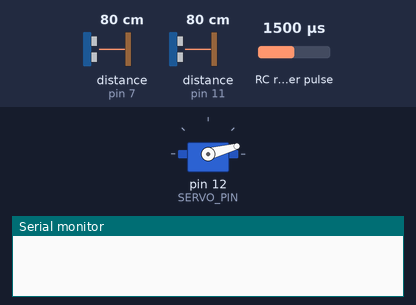
Bench run of a sketch on a simulated Arduino Uno, built with avr-gcc and run on an emulated ATmega328P. Parts: servo, the last lines printed to the serial monitor. Wiring (inferred from the names in the program): 2 × ultrasonic range finder: trigger pin 6, echo pin 7 / trigger pin 10, echo pin 11; RC receiver channel: data pin 2. The inputs (shaded band) are chosen by the test bench; at power-on: distance to the obstacle (sensors on pin 7, pin 11) 80 cm, RC receiver pulse 1500 µs. The echo pulse lasts 58.3 µs per cm.

Above: at 0.1 s.
1.8 s: distance to the obstacle (sensor on pin 7) set to 2 cm
At 2.3 s:
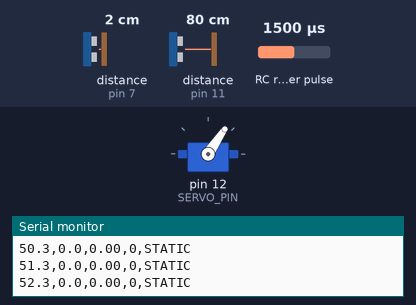
4.8 s: distance to the obstacle (sensor on pin 11) set to 2 cm
At 5.25 s:
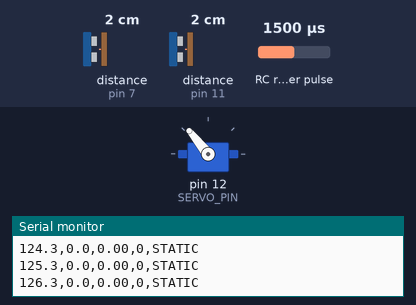
7.8 s: distance to the obstacle (sensor on pin 7) set to 120 cm
Timing chart, 0 to 19.8 s (numbered marks = the images above; inputs shaded):
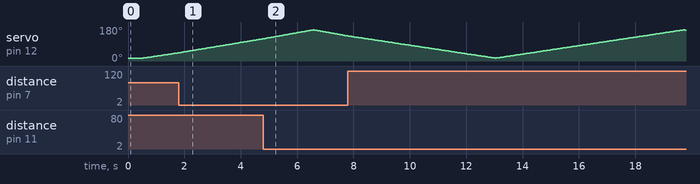

The sketch:

arduino-based-radar.ino
```cpp
/*
  Arduino-Based Ultrasonic Radar System
  EEE 3100 (Electronics Shop Practice), Department of EEE, RUET

  A servo sweeps an HC-SR04 sensor across an arc. The angle and the distance of
  each reading are sent to a PC over serial for a radar display. A second,
  fixed HC-SR04 estimates the approach velocity of an object, and an RCWL-0516
  microwave sensor reports motion.

  The pins, the sweep range, the filter constants, the classification
  thresholds and the serial format follow the project report.

  Serial output (115200 baud), one line per servo step:
      smoothed_angle,distance_cm,velocity_m_s,rcwl_state,label

    smoothed_angle  servo angle after the Kalman filter, in degrees
    distance_cm     distance seen by the sweep sensor, 0 if no object in range
    velocity_m_s    approach speed from the fixed sensor, positive = approaching
    rcwl_state      1 while the RCWL-0516 output is HIGH, otherwise 0
    label           STATIC, SLOW, BIRD or VEHICLE (from the speed)
*/

#include <Servo.h>
#include <math.h>

// ---------------- Pins ----------------
const uint8_t TRIG1 = 10;      // HC-SR04 #1, on the servo (sweep)
const uint8_t ECHO1 = 11;
const uint8_t TRIG2 = 6;       // HC-SR04 #2, fixed (velocity)
const uint8_t ECHO2 = 7;
const uint8_t SERVO_PIN = 12;  // SG90 signal
const uint8_t RCWL_PIN = 2;    // RCWL-0516 OUT (external interrupt INT0)

// ---------------- Sweep ----------------
const int ANGLE_MIN = 15;                  // degrees
const int ANGLE_MAX = 165;                 // degrees
const int ANGLE_STEP = 1;                  // degrees per step
const unsigned int SETTLE_MS = 25;         // wait for the servo to settle

// ---------------- Ranging ----------------
const float SWEEP_MIN_CM = 2.0;            // objects closer than this are ignored
const float SWEEP_MAX_CM = 40.0;           // objects farther than this are ignored
const unsigned long SWEEP_TIMEOUT_US = 3500UL;    // about 60 cm of echo time
const float VEL_MAX_CM = 200.0;            // range of the fixed velocity sensor
const unsigned long VEL_TIMEOUT_US = 12000UL;     // about 200 cm of echo time
const float CM_PER_US = 0.0343;            // speed of sound, 343 m/s

// ---------------- Kalman filter (angle) ----------------
const float KALMAN_Q = 0.01;               // process noise
const float KALMAN_R = 0.1;                // measurement noise

// ---------------- Classification (m/s) ----------------
const float V_STATIC = 0.3;                // below this: STATIC
const float V_SLOW = 0.8;                  // below this: SLOW
const float V_BIRD = 2.5;                  // below this: BIRD, above: VEHICLE

Servo sweepServo;

int angle = ANGLE_MIN;
int dir = ANGLE_STEP;

float kalmanX = ANGLE_MIN;                 // filtered angle
float kalmanP = 1.0;                       // estimate error

float prevDist = -1.0;                     // previous reading of the fixed sensor
unsigned long prevTime = 0;

volatile bool motion = false;

// Called on every change of the RCWL-0516 output.
void onMotion() {
  motion = digitalRead(RCWL_PIN);
}

// Distance in cm from one HC-SR04, or -1.0 if there is no valid echo.
float readDistanceCm(uint8_t trig, uint8_t echo, unsigned long timeoutUs, float maxCm) {
  digitalWrite(trig, LOW);
  delayMicroseconds(2);
  digitalWrite(trig, HIGH);
  delayMicroseconds(10);
  digitalWrite(trig, LOW);

  unsigned long us = pulseIn(echo, HIGH, timeoutUs);
  if (us == 0) {
    return -1.0;
  }
  float cm = us * CM_PER_US / 2.0;     // the pulse travels to the object and back
  if (cm < SWEEP_MIN_CM || cm > maxCm) {
    return -1.0;
  }
  return cm;
}

// Approach velocity in m/s from two consecutive readings: v = (d_prev - d_curr) / dt
float readVelocity() {
  float d = readDistanceCm(TRIG2, ECHO2, VEL_TIMEOUT_US, VEL_MAX_CM);
  unsigned long now = micros();
  float v = 0.0;
  if (d > 0 && prevDist > 0) {
    float dt = (now - prevTime) / 1000000.0;
    if (dt > 0) {
      v = ((prevDist - d) / 100.0) / dt;
    }
  }
  prevDist = d;
  prevTime = now;
  return v;
}

// One step of a scalar Kalman filter on the servo angle.
float kalmanFilter(float measured) {
  kalmanP += KALMAN_Q;
  float gain = kalmanP / (kalmanP + KALMAN_R);
  kalmanX += gain * (measured - kalmanX);
  kalmanP *= (1.0 - gain);
  return kalmanX;
}

// Class of the object from the size of its speed.
const char* classify(float v) {
  float s = fabs(v);
  if (s < V_STATIC) return "STATIC";
  if (s < V_SLOW) return "SLOW";
  if (s < V_BIRD) return "BIRD";
  return "VEHICLE";
}

void setup() {
  Serial.begin(115200);

  pinMode(TRIG1, OUTPUT);
  pinMode(ECHO1, INPUT);
  pinMode(TRIG2, OUTPUT);
  pinMode(ECHO2, INPUT);
  digitalWrite(TRIG1, LOW);
  digitalWrite(TRIG2, LOW);

  pinMode(RCWL_PIN, INPUT);
  attachInterrupt(digitalPinToInterrupt(RCWL_PIN), onMotion, CHANGE);

  sweepServo.attach(SERVO_PIN);
  sweepServo.write(ANGLE_MIN);
  delay(500);                          // let the servo reach the start position
}

void loop() {
  sweepServo.write(angle);
  delay(SETTLE_MS);

  float d1 = readDistanceCm(TRIG1, ECHO1, SWEEP_TIMEOUT_US, SWEEP_MAX_CM);
  delay(10);                           // keep the two sensors from hearing each other
  float v = readVelocity();
  float smoothed = kalmanFilter(angle);

  Serial.print(smoothed, 1);
  Serial.print(',');
  Serial.print(d1 > 0 ? d1 : 0.0, 1);
  Serial.print(',');
  Serial.print(v, 2);
  Serial.print(',');
  Serial.print(motion ? 1 : 0);
  Serial.print(',');
  Serial.println(classify(v));

  // Sweep back and forth between ANGLE_MIN and ANGLE_MAX.
  angle += dir;
  if (angle >= ANGLE_MAX) {
    angle = ANGLE_MAX;
    dir = -ANGLE_STEP;
  } else if (angle <= ANGLE_MIN) {
    angle = ANGLE_MIN;
    dir = ANGLE_STEP;
  }
}
```
